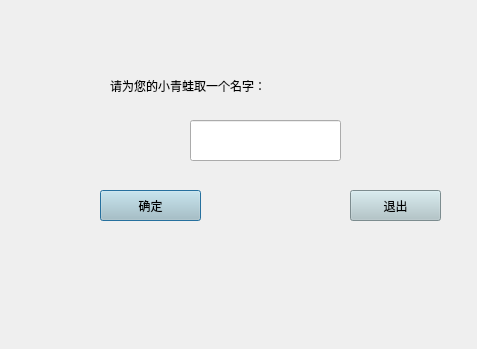
<?xml version="1.0" encoding="UTF-8"?>
<ui version="4.0">
 <class>LoginDlg</class>
 <widget class="QDialog" name="LoginDlg">
  <property name="geometry">
   <rect>
    <x>0</x>
    <y>0</y>
    <width>477</width>
    <height>349</height>
   </rect>
  </property>
  <property name="windowTitle">
   <string>Dialog</string>
  </property>
  <property name="styleSheet">
   <string notr="true">QDialog{
border-image: url(:/pictures/background.png);}</string>
  </property>
  <widget class="QLabel" name="Name_Frog">
   <property name="geometry">
    <rect>
     <x>110</x>
     <y>50</y>
     <width>321</width>
     <height>71</height>
    </rect>
   </property>
   <property name="styleSheet">
    <string notr="true">font: 13pt &quot;华文中宋&quot;;</string>
   </property>
   <property name="text">
    <string>请为您的小青蛙取一个名字：</string>
   </property>
  </widget>
  <widget class="QLineEdit" name="lineEdit">
   <property name="geometry">
    <rect>
     <x>190</x>
     <y>120</y>
     <width>151</width>
     <height>41</height>
    </rect>
   </property>
  </widget>
  <widget class="QPushButton" name="LoginBtn">
   <property name="geometry">
    <rect>
     <x>100</x>
     <y>190</y>
     <width>101</width>
     <height>31</height>
    </rect>
   </property>
   <property name="styleSheet">
    <string notr="true">background-color: rgb(174, 196, 200);
font: 9pt &quot;宋体&quot;;</string>
   </property>
   <property name="text">
    <string>确定</string>
   </property>
  </widget>
  <widget class="QPushButton" name="ExitBtn">
   <property name="geometry">
    <rect>
     <x>350</x>
     <y>190</y>
     <width>91</width>
     <height>31</height>
    </rect>
   </property>
   <property name="styleSheet">
    <string notr="true">background-color: rgb(174, 196, 200);
font: 9pt &quot;宋体&quot;;</string>
   </property>
   <property name="text">
    <string>退出</string>
   </property>
  </widget>
 </widget>
 <resources/>
 <connections/>
</ui>
